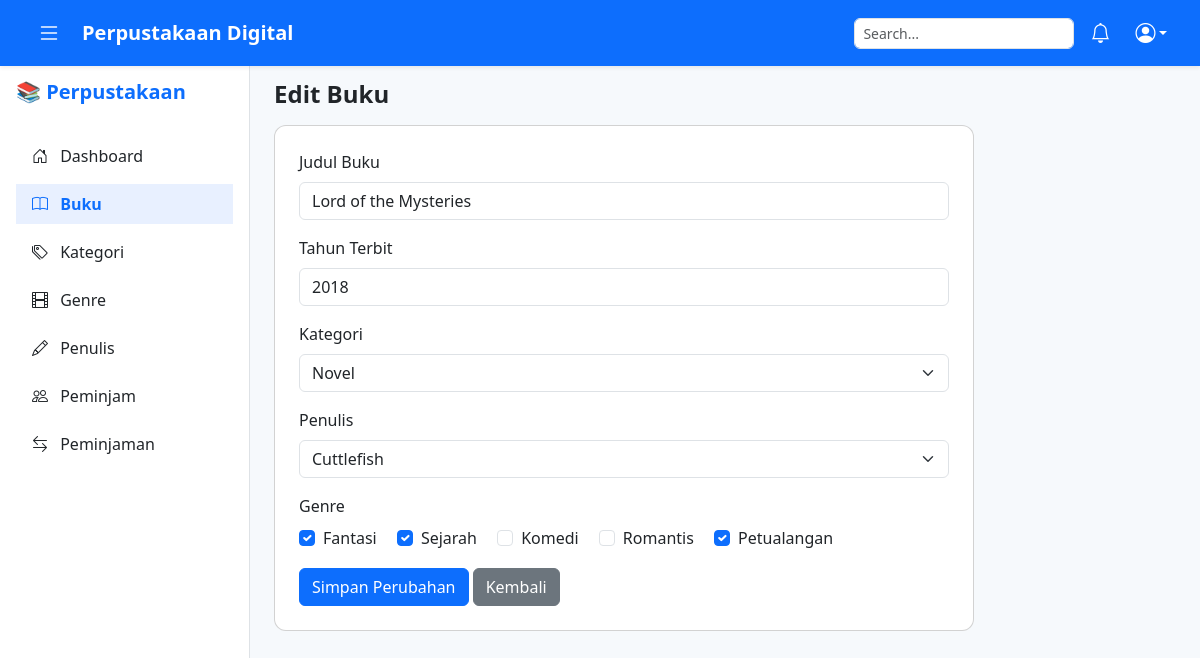
Screenshot of /pages/edit_buku.php?id=2 (signed in) with the database file from the repository.
### tables this page shows
CREATE TABLE `tb_buku` (
  `id_buku` int(11) NOT NULL,
  `judul_buku` varchar(200) NOT NULL,
  `tahun_terbit` year(4) DEFAULT NULL,
  `id_kategori` int(11) DEFAULT NULL,
  `id_penulis` int(11) DEFAULT NULL
);

CREATE TABLE `tb_kategori` (
  `id_kategori` int(11) NOT NULL,
  `nama_kategori` varchar(100) NOT NULL
);

CREATE TABLE `tb_penulis` (
  `id_penulis` int(11) NOT NULL,
  `nama_penulis` varchar(100) NOT NULL
);

CREATE TABLE `tb_genre` (
  `id_genre` int(11) NOT NULL,
  `nama_genre` varchar(100) NOT NULL
);

### pages/edit_buku.php (the view, shortened to what this page needs)
<?php
include '../config/koneksi.php';
include '../componen/header.php';
include '../componen/sidebar.php';
$id = $_GET['id'];
$buku = mysqli_fetch_assoc(mysqli_query($conn, "
    SELECT * FROM tb_buku WHERE id_buku = '$id'
"));
$kategori = mysqli_query($conn, "SELECT * FROM tb_kategori");
$penulis = mysqli_query($conn, "SELECT * FROM tb_penulis");
$genre_all = mysqli_query($conn, "SELECT * FROM tb_genre");
$genre_selected = [];
$get_genre = mysqli_query($conn, "SELECT id_genre FROM tb_buku_genre WHERE id_buku = '$id'");
while ($g = mysqli_fetch_array($get_genre)) {
    $genre_selected[] = $g['id_genre'];
}
?>
<main class="main-content" style="margin-left:250px; padding-top:80px; background-color:#f6f9fc;">
    <div class="container-fluid px-4">
        <h4 class="fw-bold mb-3">Edit Buku</h4>
        <div class="card p-4" style="max-width:700px;">
            <form method="POST" action="../proses/buku_proses.php">
                <div class="mb-3">
                    <label class="form-label">Judul Buku</label>
                    <input type="text" name="judul_buku" class="form-control" value="<?= htmlspecialchars($buku['judul_buku']); ?>" required>
                </div>
                <div class="mb-3">
                    <label class="form-label">Tahun Terbit</label>
                    <input type="number" name="tahun_terbit" class="form-control" value="<?= $buku['tahun_terbit']; ?>" required>
                </div>
                <div class="mb-3">
                    <label class="form-label">Kategori</label>
                    <select name="id_kategori" class="form-select" required>
                        <?php while ($k = mysqli_fetch_array($kategori)) : ?>
                            <option value="<?= $k['id_kategori']; ?>" <?= ($buku['id_kategori'] == $k['id_kategori']) ? 'selected' : '' ?>>
                                <?= $k['nama_kategori']; ?>
                            </option>
                        <?php endwhile; ?>
                    </select>
                </div>
                <div class="mb-3">
                    <label class="form-label">Penulis</label>
                    <select name="id_penulis" class="form-select" required>
                        <?php while ($p = mysqli_fetch_array($penulis)) : ?>
                            <option value="<?= $p['id_penulis']; ?>" <?= ($buku['id_penulis'] == $p['id_penulis']) ? 'selected' : '' ?>>
                                <?= $p['nama_penulis']; ?>
                            </option>
                        <?php endwhile; ?>
                    </select>
                </div>
                <div class="mb-3">
                    <label class="form-label">Genre</label><br>
                    <?php while ($g = mysqli_fetch_array($genre_all)) : ?>
                        <div class="form-check form-check-inline">
                            <input class="form-check-input" type="checkbox" name="genre[]" value="<?= $g['id_genre']; ?>"
                                <?= in_array($g['id_genre'], $genre_selected) ? 'checked' : '' ?>>
                            <label class="form-check-label"><?= $g['nama_genre']; ?></label>
                        </div>
                    <?php endwhile; ?>
                </div>
                <div class="mt-3">
                    <button type="submit" name="update" class="btn btn-primary">Simpan Perubahan</button>
                    <a href="buku.php" class="btn btn-secondary">Kembali</a>
                </div>
            </form>
        </div>
    </div>
</main>
<?php include '../componen/footer.php'; ?>

### assets/css/style.css (style rules this page uses)
body { background-color: #f6f9fc; font-family: "Segoe UI", sans-serif; overflow-x: hidden; }
.card { border-radius: 12px; }

### rows the page displays
tb_buku: judul_buku "Lord of the Mysteries", tahun_terbit "2018", id_kategori "Novel", id_penulis "Cuttlefish"
tb_genre: id_genre "☑", nama_genre "Fantasi"
tb_genre: id_genre "☑", nama_genre "Sejarah"
tb_genre: nama_genre "Komedi"
tb_genre: nama_genre "Romantis"
tb_genre: id_genre "☑", nama_genre "Petualangan"
